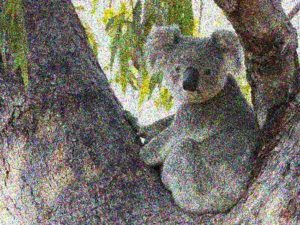
#> input picture noisekoala.jpeg, 300 x 225 px, found by its file name
$ python Home_task_lesson_59.py   (older library calls are emulated)
#> lines starting #> are read from the running program, lines starting #| are printed output that depends on the picture
import cv2
import numpy as np

def median_sobel(image_path):
     img = cv2.imread(image_path)
#> img is the input picture: shape (225, 300, 3); mean B, G, R 104.7, 112.5, 116.6
     cv2.imshow('original', img)

     gray = cv2.cvtColor(img, cv2.COLOR_BGR2GRAY)
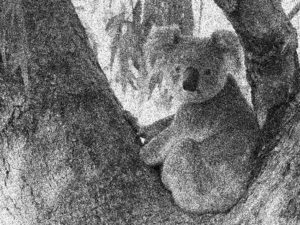
#> gray: shape (225, 300); min 1, max 254, mean 112.8
     sobel_x = cv2.Sobel(gray, cv2.CV_64F, 1, 0, ksize=5)
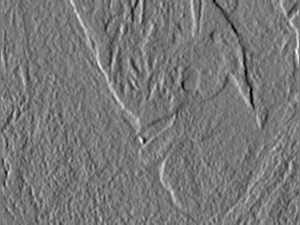
#> sobel_x: shape (225, 300) float64; min -7278, max 8169, mean -0.6; drawn with min black and max white
     sobel_y = cv2.Sobel(gray, cv2.CV_64F, 0, 1, ksize=5)
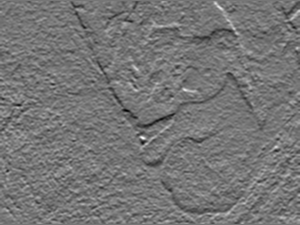
#> sobel_y: shape (225, 300) float64; min -6466, max 7504, mean 2.9; drawn with min black and max white
     sobel_x = np.abs(sobel_x)
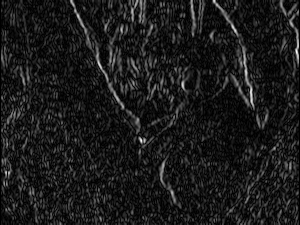
#> sobel_x: shape (225, 300) float64; min 0, max 8169, mean 862.6; drawn with min black and max white
     sobel_y = np.abs(sobel_y)
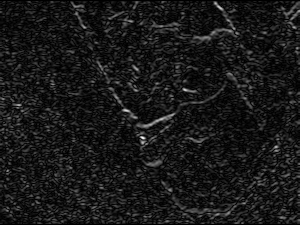
#> sobel_y: shape (225, 300) float64; min 0, max 7504, mean 717.8; drawn with min black and max white
     sobel_combined = cv2.addWeighted(sobel_x, 0.5, sobel_y, 0.5, 0)
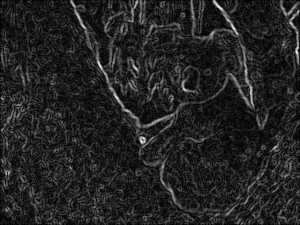
#> sobel_combined: shape (225, 300) float64; min 0, max 5619, mean 790.2; drawn with min black and max white
     sobel_combined = cv2.normalize(sobel_combined, None, 0, 255, cv2.NORM_MINMAX, cv2.CV_8U)
     cv2.imshow('sobel', sobel_combined)
     img_median = cv2.medianBlur(img, 3)
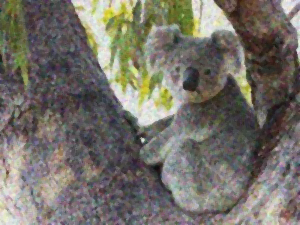
#> img_median: shape (225, 300, 3); mean B, G, R 104.4, 112.2, 116.4
     cv2.imshow("median", img_median)
     cv2.waitKey(0)

image_path = 'D:/MyPycharmProjects/Data_science_lesson59_Linear_Filter/noisekoala.jpeg'
median_sobel(image_path)
